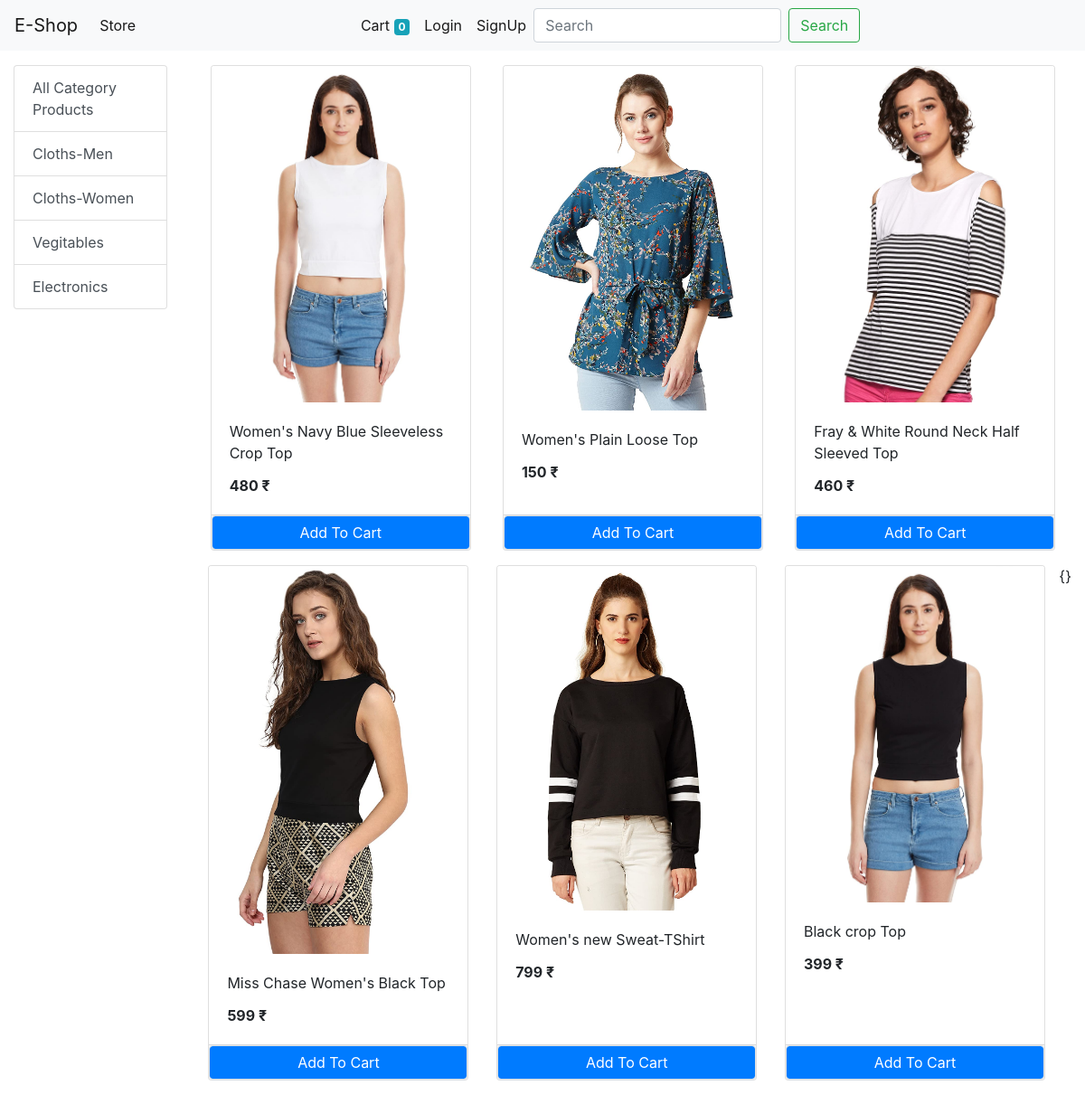
The app's page /?category=2 with its own data.
### store/models/category.py (models this page shows, shortened)
class Category(models.Model):
    name = models.CharField(max_length=20)
    @staticmethod
    def get_all_categories():
        return Category.objects.all()

### store/models/product.py (models this page shows, shortened)
class Product(models.Model):
    name = models.CharField(max_length=50)
    price = models.IntegerField(default=0)
    description = models.CharField(max_length=200,default='')
    image = models.ImageField(upload_to='uploads/products/')
    category = models.ForeignKey(Category,on_delete=models.CASCADE,default=1)
    @staticmethod
    def get_all_products_by_categoryid(category_id):
        if category_id:
            return Product.objects.filter(category = category_id)
        else:
            return Product.get_all_products()

### store/views/home.py (the view, shortened to what this page needs)
# urls.py: path('',home.Index.as_view(),name='homepage'),
class Index(View):
    def get(self,request):
        cart=request.session.get('cart')
        if not cart:
            request.session['cart']={}
        prods = None
        catergory = Category.get_all_categories()
        categoryID = request.GET.get('category')
        if categoryID:
            prods = Product.get_all_products_by_categoryid(categoryID)
        else:
            prods = Product.get_all_products()
        data = {}
        data['product'] = prods
        data['categories'] = catergory
        return render(request, 'index.html', data)

### store/templatetags/cart.py (called while the page is built)
@register.filter(name='is_in_cart')
def is_in_cart(product,cart):
    for id in cart:
        if int(id)==product.id:
            return True
    return False

### store/templatetags/custom_filter.py (called while the page is built)
@register.filter(name='currency')
def currency(number):
    return str(number)+" ₹"

### store/templates/index.html (shortened to what this page needs)
{% extends 'base.html' %}
{% block content %}
{% load cart %}
{% load custom_filter %}
    <div class="container-fluid mt-3">
    <div class="row">
<div class="col-lg-2">
        <div class="list-group">
            <a href="/" class="list-group-item list-group-item-action">All Category Products</a>
            {% for category in categories %}
            <a href="/?category={{category.id}}" class="list-group-item list-group-item-action">{{category.name}}</a>
            {% endfor %}
        </div>
</div>
        <div id="products" class="col-lg-10">
            <div class="row mx-auto">
             {% for prod in product %}
             <div class="card mx-auto mb-3" id="{{prod.id}}" style="width: 18rem;">
                <img src="{{prod.image.url}}" class="card-img-top" alt="...">
                <div class="card-body">
                  <p class="card-title">{{prod.name}}</p>
                  <p class="card-text"><b>{{prod.price|currency}}</b></p>
                </div>
                <div class="card-footer p-0 nu-gutters">
                  {% if prod|is_in_cart:request.session.cart %}
                  <div class="row nu-gutters" >
                    <form action="/#{{prod.id}}" class="col-3" method="POST">
                      {% csrf_token %}
                      <input hidden type="text" value="{{prod.id}}" name="prodid">
                      <input hidden type="text" value="True" name="remove">
                      <input type="submit" value=" - " class="btn btn-block btn-primary">
                    </form>
                    <div class="text-center col"> {{prod|cart_quantity:request.session.cart}} in cart</div>
                    <form action="/#{{prod.id}}" class="col-3" method="POST">
                      {% csrf_token %}
                      <input hidden type="text" value="{{prod.id}}" name="prodid">
                      <input type="submit" value=" + " class="btn btn-block btn-primary">
                    </form>
                  </div>
                  {% else %}
                  <form action="/#{{prod.id}}" method="POST" class="btn-block">
                  <input type="submit" class="float-right btn btn-primary border form-control" value="Add To Cart"></a>
                </form>
                  {% endif %}
                </div>
              </div>
             {% endfor %}{}
            </div>
        </div>
    </div>
{% endblock %}

### records on screen
Category: name "Cloths-Men"
Category: name "Cloths-Women"
Category: name "Vegitables"
Category: name "Electronics"
Product: image (picture), name "Women's Navy Blue Sleeveless Crop Top", price "480 ₹"
Product: image (picture), name "Women's Plain Loose Top", price "150 ₹"
Product: image (picture), name "Fray & White Round Neck Half Sleeved Top", price "460 ₹"
Product: image (picture), name "Miss Chase Women's Black Top", price "599 ₹"
Product: image (picture), name "Women's new Sweat-TShirt", price "799 ₹"
Product: image (picture), name "Black crop Top", price "399 ₹"

### other values on screen
{{ request.session.cart.keys|length }} "0"
